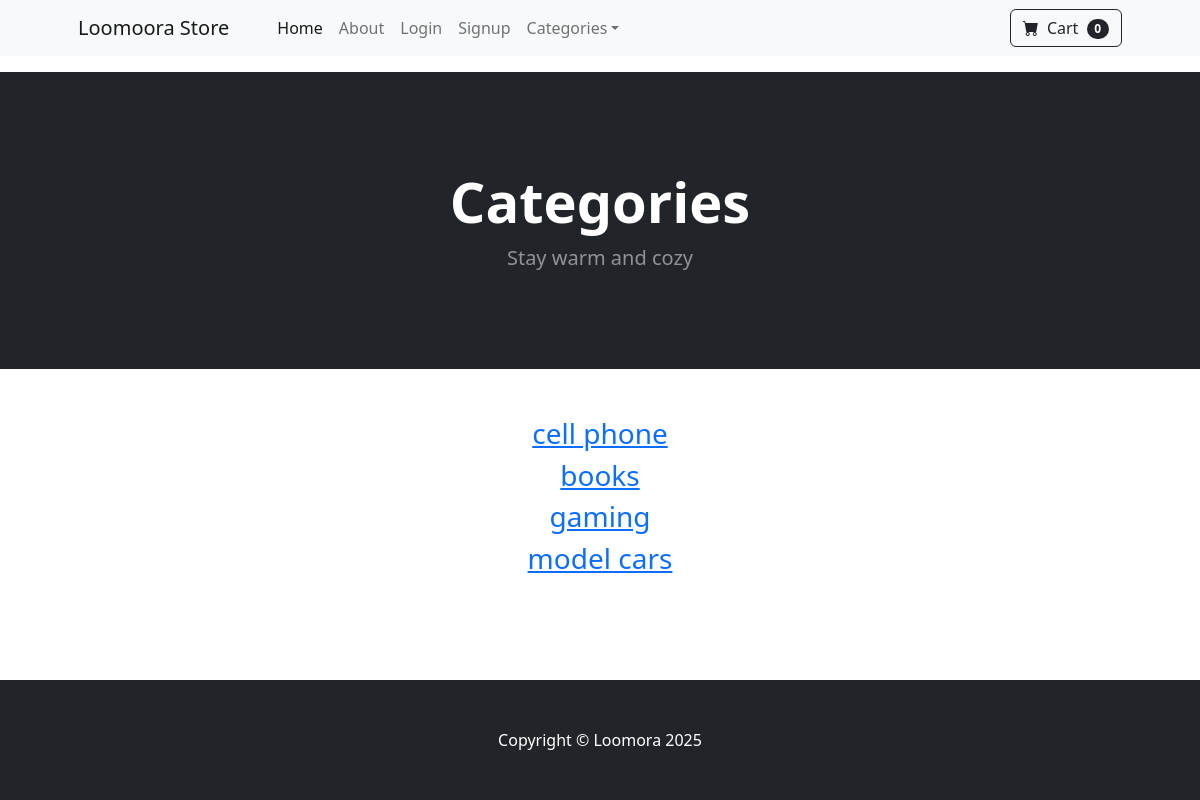
The app's page /category_summary/ with its own data.
### shopapp/models.py (models this page shows)
class Category(models.Model):
    name = models.CharField(max_length=150)
    def __str__(self):
        return self.name
    class Meta:
        verbose_name_plural = "Categories"

### shopapp/views.py (the view)
# urls.py: path("category_summary/", views.category_summary, name="category_summary"),
def category_summary(request):
    categories = Category.objects.all()
    return render(request, 'category_summary.html', {"categories": categories})

### cart/cart.py (called while the page is built)
    def __len__(self):
        return len(self.cart)

### cart/context_processors.py (called while the page is built)
def cart(request):
    return {'cart': Cart(request)}

### shopapp/templates/category_summary.html
{% extends 'base.html' %}
{% block content %}
        <header class="bg-dark py-5">
            <div class="container px-4 px-lg-5 my-5">
                <div class="text-center text-white">
                    <h1 class="display-4 fw-bolder">Categories</h1>
                    <p class="lead fw-normal text-white-50 mb-0">Stay warm and cozy</p>
                </div>
            </div>
        </header>
    <div class="container">
    <div class="row">
        <center>
            <div class="col-8">
                <br><br>
                {% for category in categories %}
                    <h3><a href="{% url 'category' category %}">{{ category }}</a></h3>
                {% endfor %}
            </div>
        </center>
    </div>
    </div>
    <br><br><br><br>
{% endblock %}

### records on screen
Category: name "cell phone"
Category: name "books"
Category: name "gaming"
Category: name "model cars"

### other values on screen
{{ cart|length }} "0"
